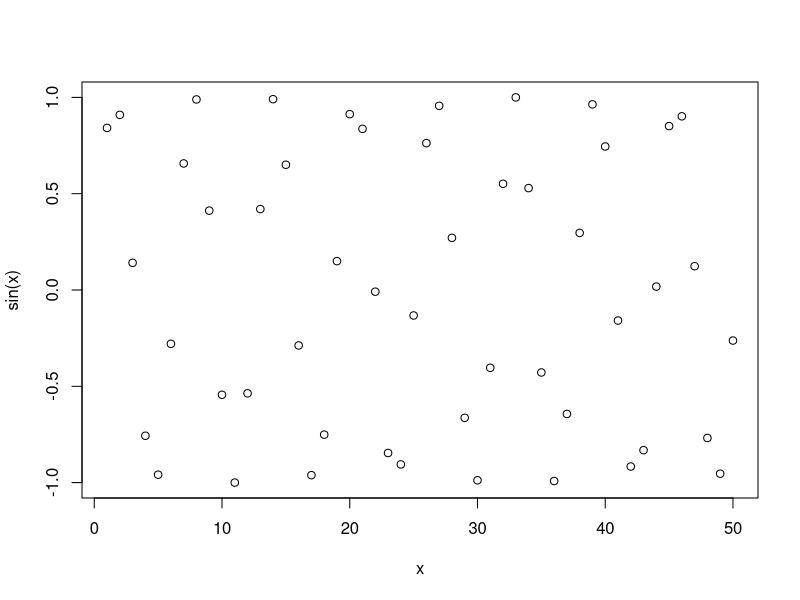
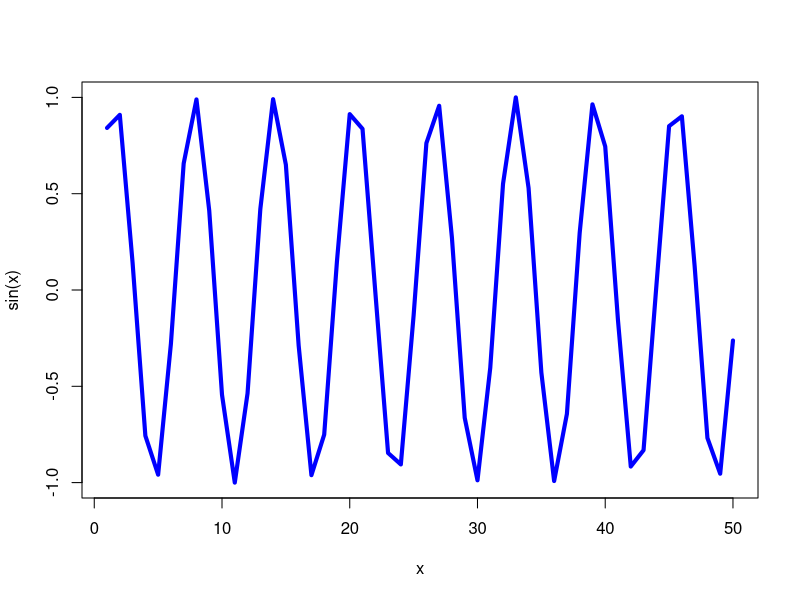

The R source for these figures, in order:
#' ---
#' title: "Class 4"
#' author: "Josefina O'Toole (PID A16978557)"
#' date: "January 16th, 2025"
#' ---

x <- 1:50
plot(x, sin(x))

# Make this nicer
plot(x, sin(x), col="blue", type="l", lwd=4)
